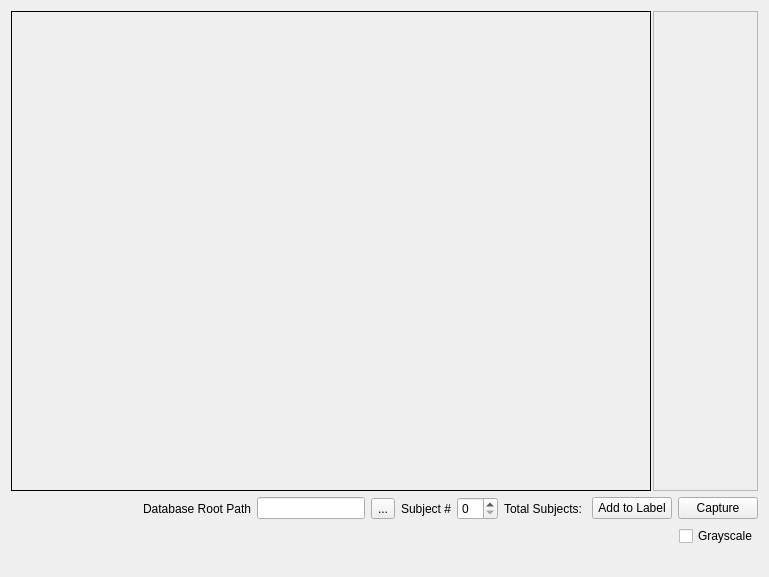
<?xml version="1.0" encoding="UTF-8"?>
<ui version="4.0">
 <class>Detector</class>
 <widget class="QWidget" name="Detector">
  <property name="geometry">
   <rect>
    <x>0</x>
    <y>0</y>
    <width>769</width>
    <height>558</height>
   </rect>
  </property>
  <property name="minimumSize">
   <size>
    <width>769</width>
    <height>0</height>
   </size>
  </property>
  <property name="maximumSize">
   <size>
    <width>16777215</width>
    <height>16777215</height>
   </size>
  </property>
  <property name="windowTitle">
   <string>Form</string>
  </property>
  <layout class="QVBoxLayout" name="verticalLayout">
   <item>
    <layout class="QHBoxLayout" name="horizontalLayout">
     <item>
      <widget class="QLabel" name="CameraScreen">
       <property name="minimumSize">
        <size>
         <width>640</width>
         <height>480</height>
        </size>
       </property>
       <property name="maximumSize">
        <size>
         <width>16777215</width>
         <height>16777215</height>
        </size>
       </property>
       <property name="frameShape">
        <enum>QFrame::Box</enum>
       </property>
       <property name="text">
        <string/>
       </property>
       <property name="alignment">
        <set>Qt::AlignCenter</set>
       </property>
      </widget>
     </item>
     <item>
      <widget class="QScrollArea" name="Capturing_set_area">
       <property name="minimumSize">
        <size>
         <width>105</width>
         <height>480</height>
        </size>
       </property>
       <property name="maximumSize">
        <size>
         <width>105</width>
         <height>16777215</height>
        </size>
       </property>
       <property name="verticalScrollBarPolicy">
        <enum>Qt::ScrollBarAsNeeded</enum>
       </property>
       <property name="widgetResizable">
        <bool>true</bool>
       </property>
       <widget class="QWidget" name="scrollAreaWidgetContents">
        <property name="geometry">
         <rect>
          <x>0</x>
          <y>0</y>
          <width>103</width>
          <height>478</height>
         </rect>
        </property>
       </widget>
      </widget>
     </item>
    </layout>
   </item>
   <item>
    <layout class="QHBoxLayout" name="horizontalLayout_3" stretch="5,0,0,0,1,1,0,0,0">
     <property name="spacing">
      <number>6</number>
     </property>
     <property name="sizeConstraint">
      <enum>QLayout::SetDefaultConstraint</enum>
     </property>
     <property name="leftMargin">
      <number>0</number>
     </property>
     <item>
      <spacer name="horizontalSpacer">
       <property name="orientation">
        <enum>Qt::Horizontal</enum>
       </property>
       <property name="sizeHint" stdset="0">
        <size>
         <width>210</width>
         <height>20</height>
        </size>
       </property>
      </spacer>
     </item>
     <item>
      <widget class="QLabel" name="label_2">
       <property name="text">
        <string>Database Root Path</string>
       </property>
      </widget>
     </item>
     <item>
      <widget class="QLineEdit" name="RootPath_lineEdit"/>
     </item>
     <item>
      <widget class="QToolButton" name="RootPath_toolButton">
       <property name="text">
        <string>...</string>
       </property>
      </widget>
     </item>
     <item>
      <widget class="QLabel" name="label">
       <property name="text">
        <string>Subject #</string>
       </property>
      </widget>
     </item>
     <item>
      <widget class="QSpinBox" name="AddToLabel_spinBox"/>
     </item>
     <item>
      <widget class="QLabel" name="Total_subject_label">
       <property name="text">
        <string>Total Subjects: </string>
       </property>
      </widget>
     </item>
     <item>
      <widget class="QPushButton" name="AddToLabel_Button">
       <property name="text">
        <string>Add to Label</string>
       </property>
      </widget>
     </item>
     <item>
      <widget class="QPushButton" name="CaptureNewObject">
       <property name="text">
        <string>Capture</string>
       </property>
      </widget>
     </item>
    </layout>
   </item>
   <item>
    <layout class="QHBoxLayout" name="horizontalLayout_2">
     <item>
      <spacer name="horizontalSpacer_2">
       <property name="orientation">
        <enum>Qt::Horizontal</enum>
       </property>
       <property name="sizeHint" stdset="0">
        <size>
         <width>40</width>
         <height>20</height>
        </size>
       </property>
      </spacer>
     </item>
     <item>
      <widget class="QCheckBox" name="checkBox_imageInGray">
       <property name="text">
        <string>Grayscale</string>
       </property>
      </widget>
     </item>
    </layout>
   </item>
   <item>
    <widget class="QLabel" name="status">
     <property name="text">
      <string/>
     </property>
     <property name="alignment">
      <set>Qt::AlignRight|Qt::AlignTrailing|Qt::AlignVCenter</set>
     </property>
    </widget>
   </item>
  </layout>
 </widget>
 <resources/>
 <connections/>
</ui>
